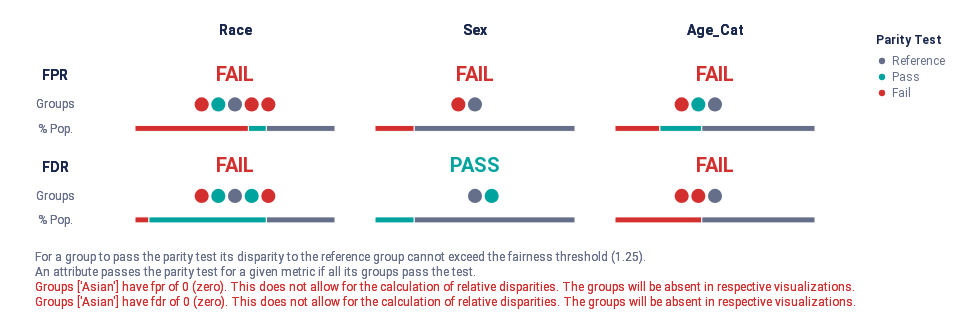

This figure's notebook cell:
### Code cell
audit.summary_plot(metrics=metrics, fairness_threshold=disparity_tolerance)
